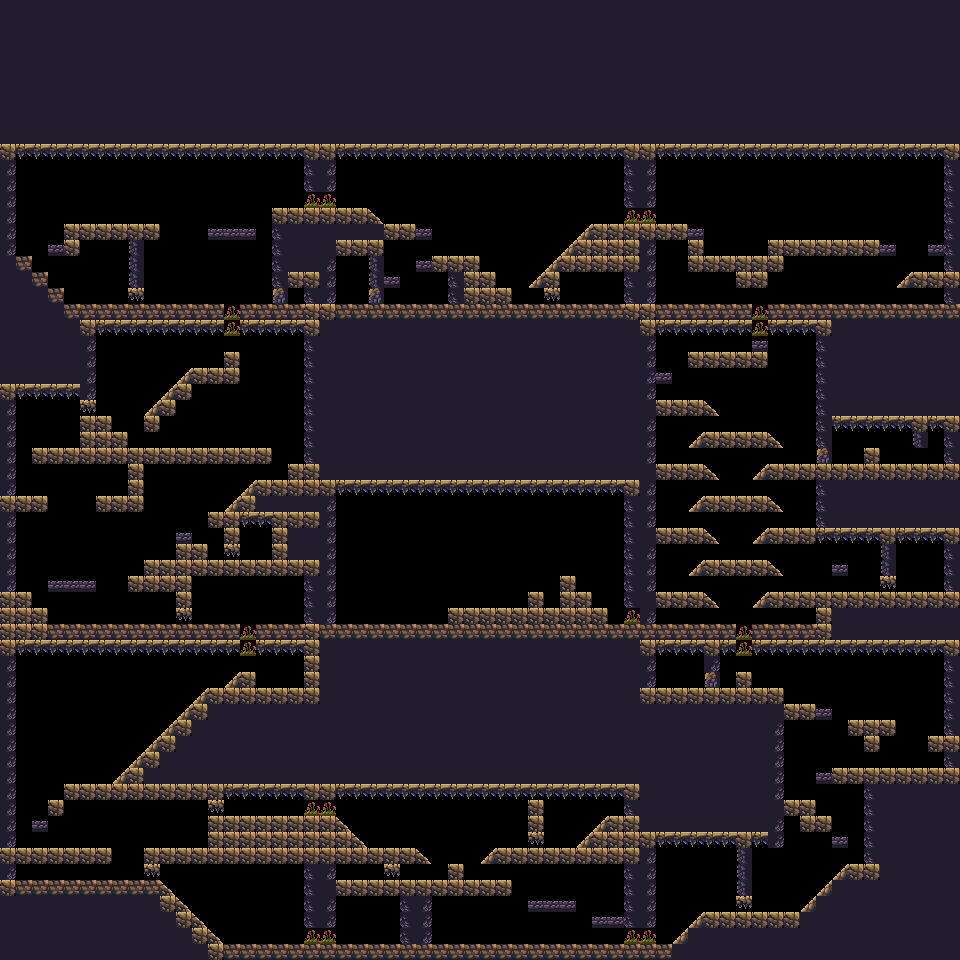

A level layout from a 2D game, rendered from its tile map. Below: a short description, then the map file with tile-grid data replaced by summaries:
An orthogonal 60x60 tile map with 16x16 px tiles, 9 tile layers (Livello tile 2, Livello tile 3, Livello tile 4, Livello tile 5, ...), 1 hidden layer not drawn.

<map version="1.8" tiledversion="1.8.4" orientation="orthogonal" renderorder="right-down" width="60" height="60" tilewidth="16" tileheight="16" infinite="0" nextlayerid="30" nextobjectid="1">
 <editorsettings>
  <chunksize width="20" height="20" />
  <export target="mappa livello figa.txt" format="json" />
 </editorsettings>
 <tileset firstgid="1" source="corto.tsx" />
 <layer id="1" name="Livello tile 1" width="60" height="60" visible="0">
  <data>[3600 cells, 2286 non-empty, 13 distinct tile ids]</data>
 </layer>
 <layer id="20" name="Livello tile 2" width="60" height="60">
  <data>[3600 cells, 270 non-empty, 11 distinct tile ids]</data>
 </layer>
 <layer id="21" name="Livello tile 3" width="60" height="60">
  <data>[3600 cells, 280 non-empty, 13 distinct tile ids]</data>
 </layer>
 <layer id="22" name="Livello tile 4" width="60" height="60">
  <data>[3600 cells, 262 non-empty, 9 distinct tile ids]</data>
 </layer>
 <layer id="23" name="Livello tile 5" width="60" height="60">
  <data>[3600 cells, 241 non-empty, 10 distinct tile ids]</data>
 </layer>
 <layer id="24" name="Livello tile 6" width="60" height="60">
  <data>[3600 cells, 270 non-empty, 7 distinct tile ids]</data>
 </layer>
 <layer id="25" name="Livello tile 7" width="60" height="60">
  <data>[3600 cells, 241 non-empty, 13 distinct tile ids]</data>
 </layer>
 <layer id="26" name="Livello tile 8" width="60" height="60">
  <data>[3600 cells, 228 non-empty, 11 distinct tile ids]</data>
 </layer>
 <layer id="27" name="Livello tile 9" width="60" height="60">
  <data>[3600 cells, 288 non-empty, 11 distinct tile ids]</data>
 </layer>
 <layer id="29" name="Livello tile 10" width="60" height="60">
  <data>[3600 cells, 266 non-empty, 12 distinct tile ids]</data>
 </layer>
</map>
